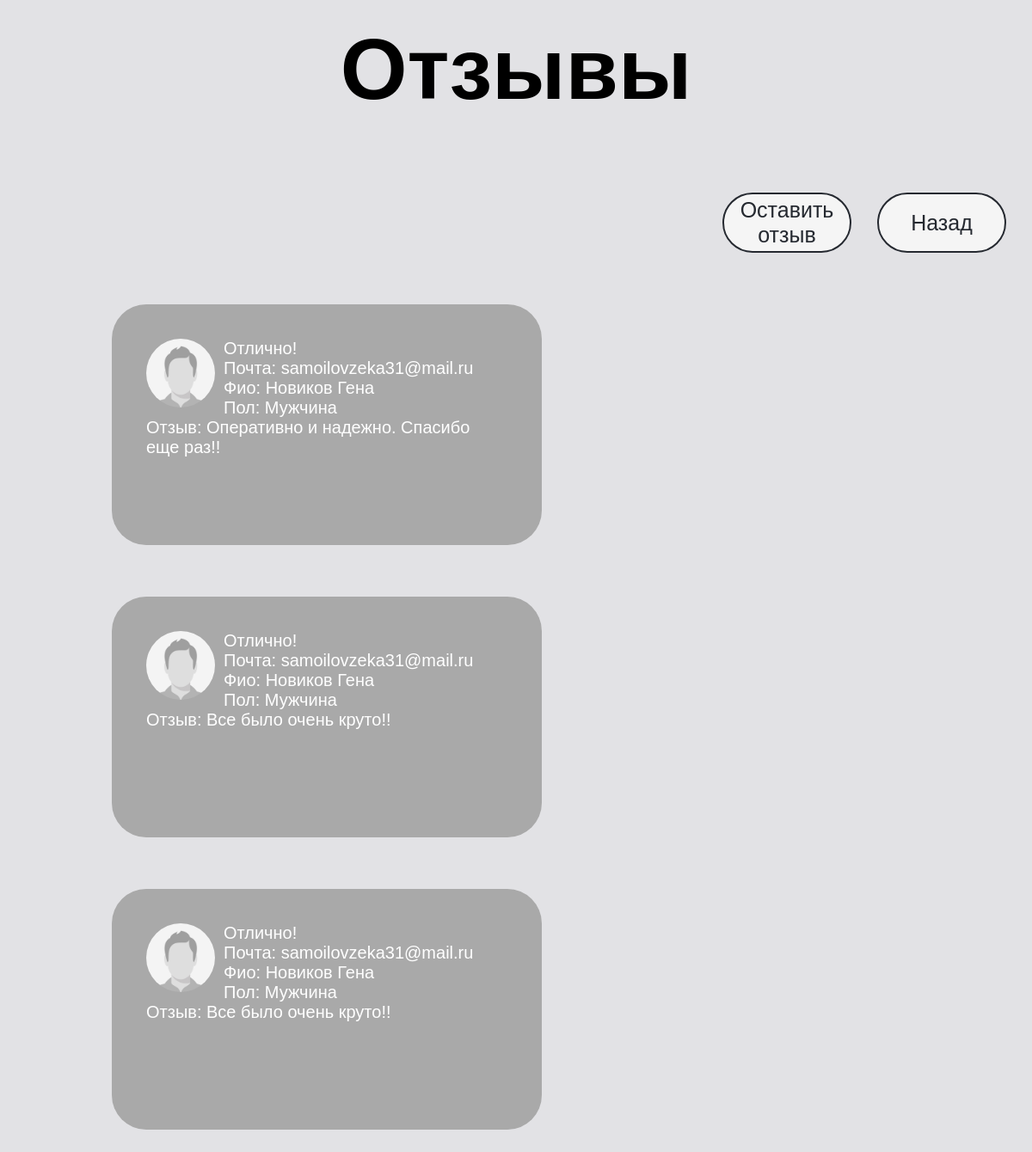
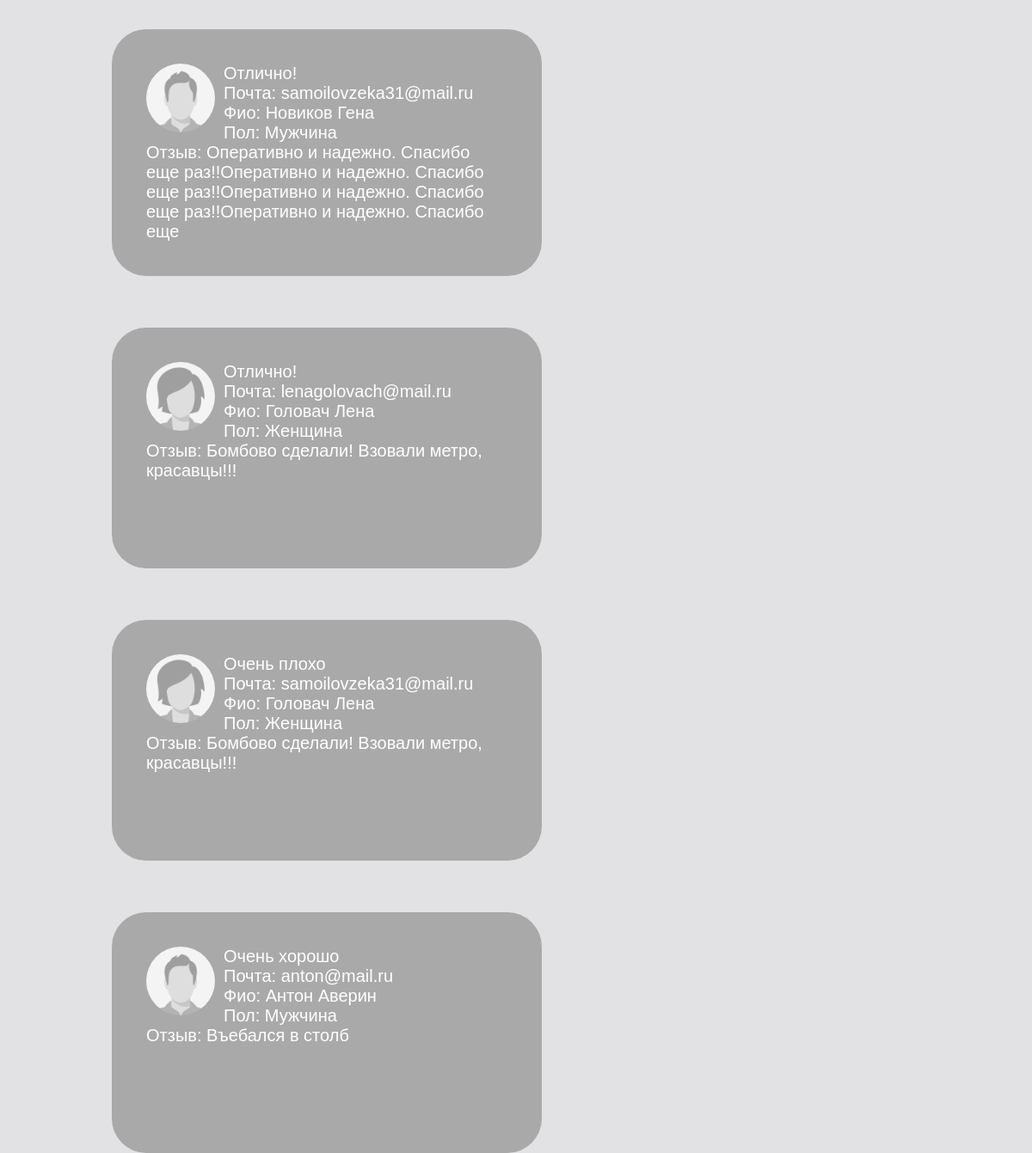
/review/, run on an earlier commit of the app's database (2 pictures, top to bottom).
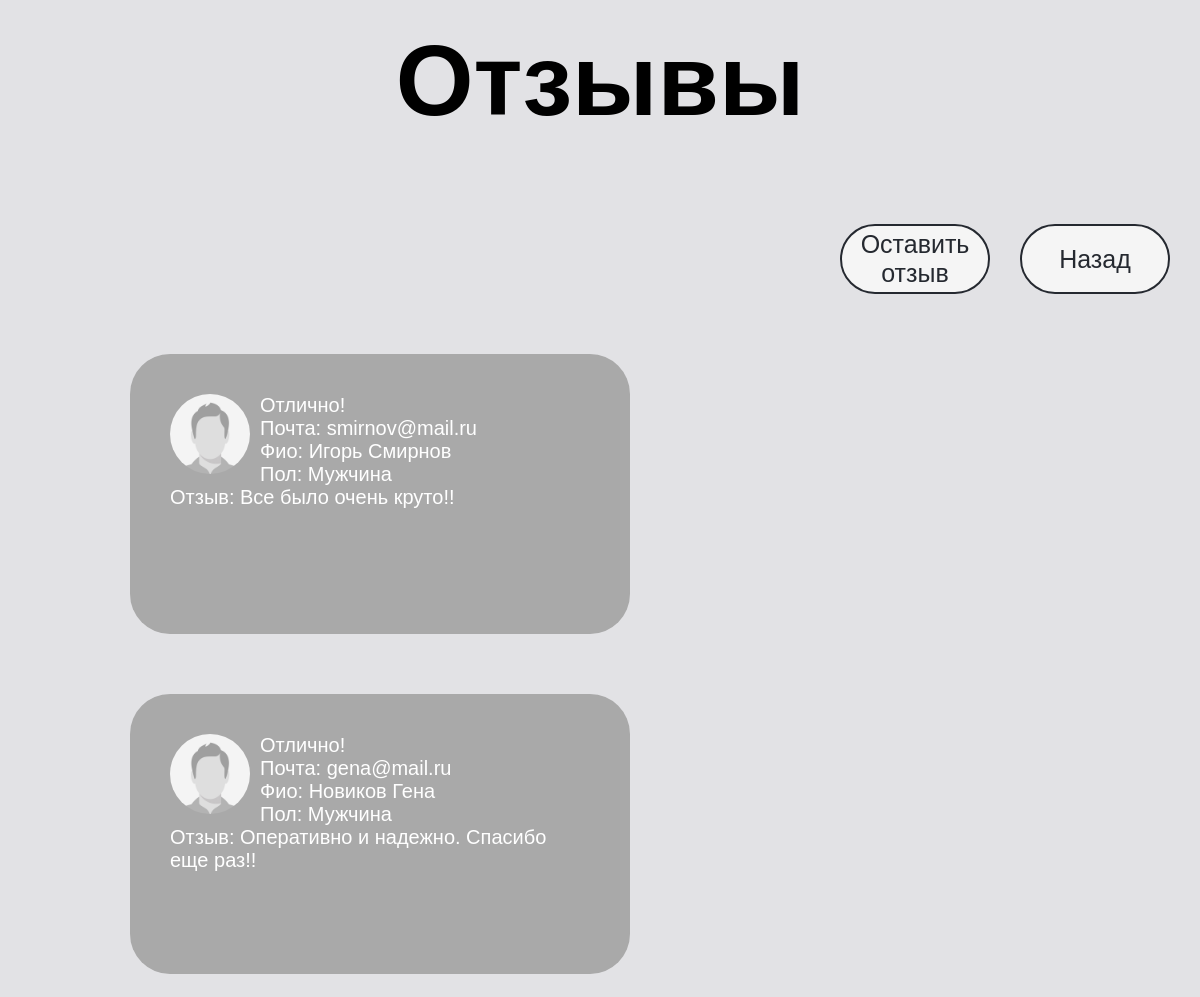
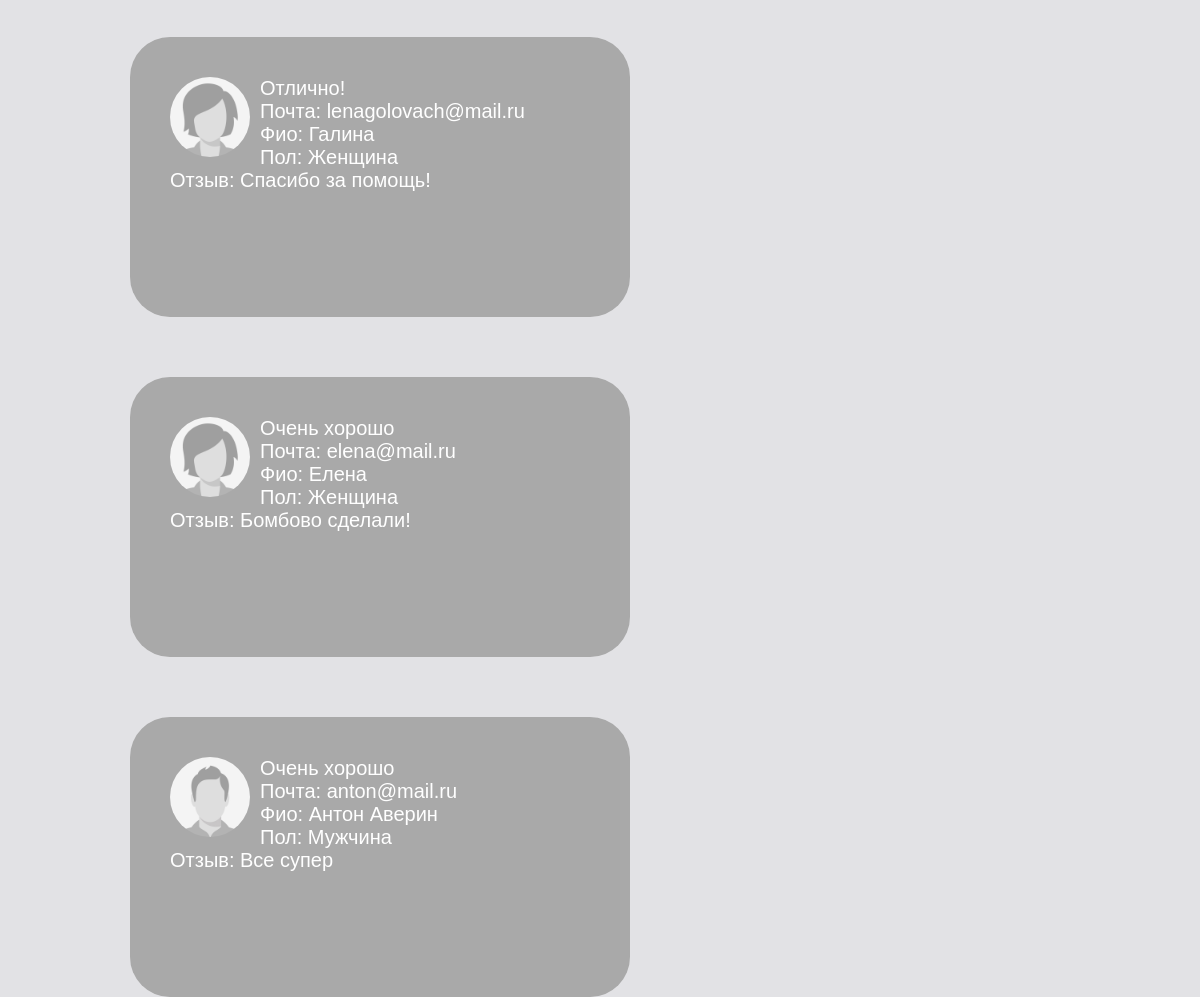
And on a later commit of the database (2 pictures, top to bottom).
### itservice/models.py (models this page shows, shortened)
class review(models.Model):
    Gender = (
        ('Мужчина', 'Мужчина'),
        ('Женщина', 'Женщина')
    )
    Grade = (
        ('Отлично!', 'Отлично!'),
        ('Очень хорошо', 'Очень хорошо'),
        ('Хорошо', 'Хорошо'),
        ('Плохо', 'Плохо'),
        ('Очень плохо', 'Очень плохо'),
    )
    review_fio = models.CharField(max_length=50, verbose_name="Фио")
    review_gender = models.CharField(max_length=15, choices=Gender, default='Мужчина',
                                     verbose_name="Пол")
    review_email = models.EmailField(max_length=50, verbose_name="Почта")
    review_comment = models.CharField(max_length=150, verbose_name="Отзыв")
    review_grade = models.CharField(max_length=15, choices=Grade, default='Отлично!', verbose_name="Оценка")
    class Meta:
        verbose_name = "Отзывы"
        verbose_name_plural = "Отзывы"

### itservice/views.py (the view)
# urls.py: path('review/', views.Rev, name="review"),
def Rev(request):
    reviews = review.objects.all()
    return render(request, 'itservice/review.html', {'reviews': reviews})

### itservice/templates/itservice/review.html
{% extends 'itservice/home.html' %}
{% block content1 %}
<p>Отзывы</p>
{% endblock %}
{% block content %}
<div class="window">
    <div class="buttons">
        <button class="butt-rev"> <a class href="{% url 'review_add' %}">Оставить отзыв</a></button>
        <button class="butt-rev"><a href="{% url 'home' %}">Назад</a></button>
    </div>
<div class="review">
{% for r in reviews%}
    <div class="grade">
        <div class="grade_header">
            {% if r.review_gender == 'Мужчина'%}
            <img class="img" src="/media/photos/review/man.jpg" alt="">
            {% else %}
            <img class="img" src="/media/photos/review/woman.jpg" alt="">
            {% endif %}
        </div>
   <p>{{r.review_grade}}</p>
            <h1>Почта: {{r.review_email}}</h1>
            <p class="">Фио: {{r.review_fio}}</p>
            <p class="">Пол: {{r.review_gender}}</p>
        <p class="">Отзыв: {{r.review_comment}}</p>
    </div>
{% endfor %}
</div>
</div>
{% endblock %}

### itservice/templates/itservice/home.html (shortened to what this page needs)
{% load static %}
<html lang="en">
<head>
    <link rel="stylesheet" href="{% static 'itservice/css/reset.css' %}" type="text/css">
    <link rel="stylesheet" href="{% static 'itservice/css/home.css' %}" type="text/css">
</head>
<body>
<div class="main-title">
    {% block content1 %}{% endblock %}
</div>
<div class="main">
    {% block content %}{% endblock %}
</div>
</body>
</html>

### itservice/static/itservice/css/home.css (style rules this page uses)
body { width: 100%; height: 100%; display: block; font-weight: initial; font-family: 'Trebuchet MS', Helvetica, sans-serif; background: #e2e2e5; }
.main-title { width: 100%; height: 20%; background: #e2e2e5; display: flex; align-items: center; justify-content: center; font-size: 100px; font-weight: bold; }
.main { width: 100%; height: 80%; background: #e2e2e5; display: flex; align-items: center; justify-content: center }
.window { height: 80%; width: 100%; }
.review { display: block; height: 100%; width: 100%; padding: 100px; }
.grade { color:white; font-size: 20px; display: block; float: left; margin: 30px; padding: 40px; width: 500px; min-height: 280px; border-radius: 40px; background-color: darkgrey; }
.grade_header { padding-right: 10px; float: left; }
.img { width: 80px; height: 80px; border-radius: 40px; }
.buttons { display: inline-flex; float:right; }
.butt-rev { margin-right: 30px ; text-align: center; background-color: whitesmoke; display: block; position: center; font-size: 25px; -webkit-transition-duration: 0.4s; transition-duration: 0.4s; width: 150px; height: 70px; cursor: pointer; color: #252930; border: 2px solid #252930; border-radius: 40px; }

What changed in the data, as far as the page shows it:
removed review: review_grade "Отлично!", review_email "samoilovzeka31@mail.ru", review_fio "Новиков Гена", review_gender "Мужчина", review_comment "Оперативно и надежно. Спасибо еще раз!!"
removed review: review_grade "Отлично!", review_email "samoilovzeka31@mail.ru", review_fio "Новиков Гена", review_gender "Мужчина", review_comment "Все было очень круто!!"
changed review "Все было очень круто!!": review_email "samoilovzeka31@mail.ru" → "smirnov@mail.ru"; review_fio "Новиков Гена" → "Игорь Смирнов"
changed review "Новиков Гена": review_email "samoilovzeka31@mail.ru" → "gena@mail.ru"; review_comment "Оперативно и надежно. Спасибо еще раз!!Оперативно и надежно. Спасибо еще раз!!Оперативно и надежно. Спасибо еще раз!!Оперативно и надежно. Спасибо еще" → "Оперативно и надежно. Спасибо еще раз!!"
changed review "lenagolovach@mail.ru": review_fio "Головач Лена" → "Галина"; review_comment "Бомбово сделали! Взовали метро, красавцы!!!" → "Спасибо за помощь!"
changed review: review_grade "Очень плохо" → "Очень хорошо"; review_email "samoilovzeka31@mail.ru" → "elena@mail.ru"; review_fio "Головач Лена" → "Елена"; review_comment "Бомбово сделали! Взовали метро, красавцы!!!" → "Бомбово сделали!"
changed review "anton@mail.ru": review_comment "Въебался в столб" → "Все супер"
